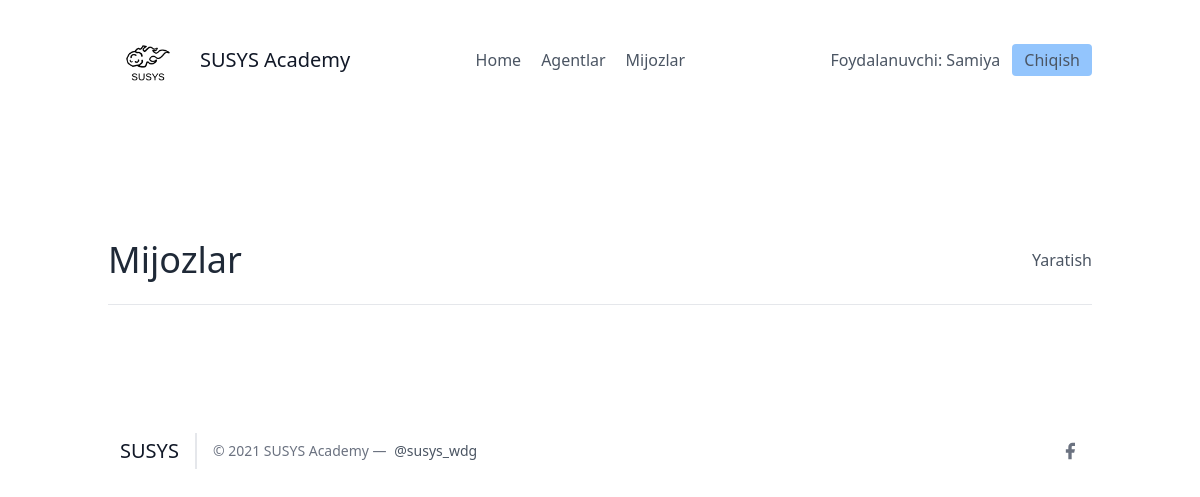
The app's page /leads/ (signed in), older data.
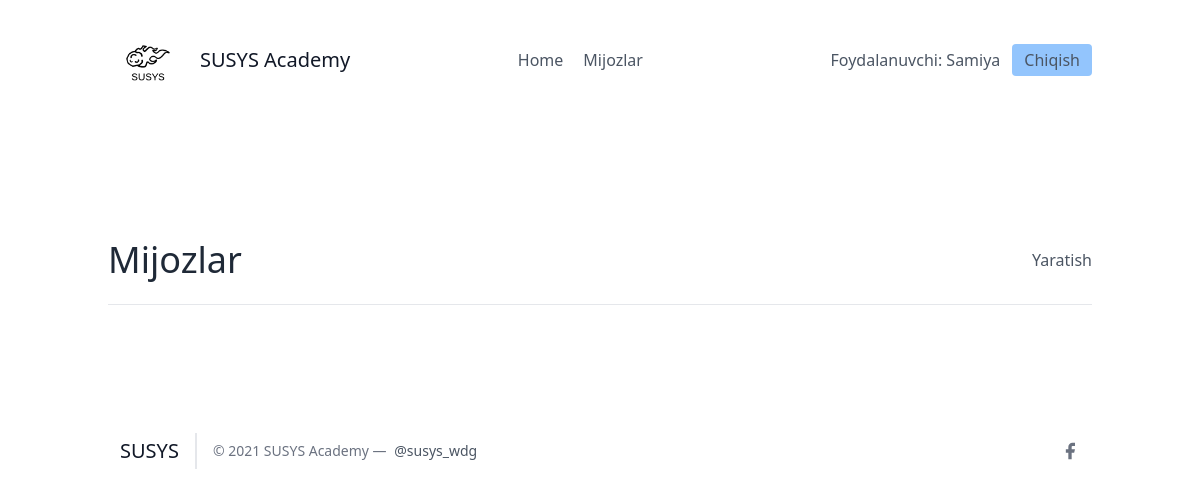
The same page, newer data.
### leads/views.py (the view)
# urls.py: path('', LeadListView.as_view(), name="lead-list"),
class LeadListView(LoginRequiredMixin, ListView):
    template_name = "leads/leads_list.html"
    queryset = Lead.objects.all()
    context_object_name = "leads"

### leads/templates/leads/leads_list.html (shortened to what this page needs)
{% extends 'base.html' %}
{% block content %}
<section class="text-gray-600 body-font">
  <div class="container px-5 py-24 mx-auto flex flex-wrap">
    <div class="w-full py-6 flex justify-between items-center border-b border-gray-200">
        <div>
            <h1 class="text-4xl text-gray-800">Mijozlar</h1>
        </div>
        <div>
            <a class="y=text-gray-500 hover:text-blue-700" href="{% url 'leads:lead-create' %}">Yaratish</a>
        </div>
    </div>
  </div>
</section>
{% endblock %}

### frontend/details/navbar.html
{% load static %}
<header class="text-gray-600 body-font">
  <div class="container mx-auto flex flex-wrap p-5 flex-col md:flex-row items-center">
    <a class="flex title-font font-medium items-center text-gray-900 mb-4 md:mb-0">
      <img src="{% static 'img/logo-dark.png' %}" style="width: 80px;" alt="Logo">
      <span class="ml-3 text-xl">SUSYS Academy</span>
    </a>
    <nav class="md:ml-auto md:mr-auto flex flex-wrap items-center text-base justify-center">
      <a href="/" class="mr-5 hover:text-gray-900">Home</a>
    {% if not request.user.is_authenticated %}
      </nav>
        <button class="inline-flex items-center bg-blue-300 border-0 py-1 px-3 focus:outline-none hover:bg-blue-200 rounded text-base mt-4 md:mt-0" style="margin-right: 20px">
          <a  href="{% url 'signup' %}">Ro'yxatdan o'tish
          </a>
        </button>
    {% else %}
      {% if request.user.is_organisor %}
        <a href="/agents/" class="mr-5 hover:text-gray-900">Agentlar</a>
      {% endif %}
        <a href="/leads/" class="mr-5 hover:text-gray-900">Mijozlar</a>
      </nav>
    {% endif %}
    {% if request.user.is_authenticated %}
      Foydalanuvchi: {{ request.user.username }}
      <button class="ml-3 inline-flex items-center bg-blue-300 border-0 py-1 px-3 focus:outline-none hover:bg-blue-200 rounded text-base mt-4 md:mt-0">
        <a  href="{% url 'logout' %}">Chiqish
        </a>
      </button>
    {% else %}
    <button class="inline-flex items-center bg-blue-300 border-0 py-1 px-3 focus:outline-none hover:bg-blue-200 rounded text-base mt-4 md:mt-0">
      <a href="{% url 'login' %}">Kirish
    </a>
    </button>
    {% endif %}
  </div>
</header>

Row changes from the older to the newer data that the page shows:
changed User "Samiya": is_organisor True → False (drawn)
Text that changed along with them:
text no longer shown: "Agentlar"
